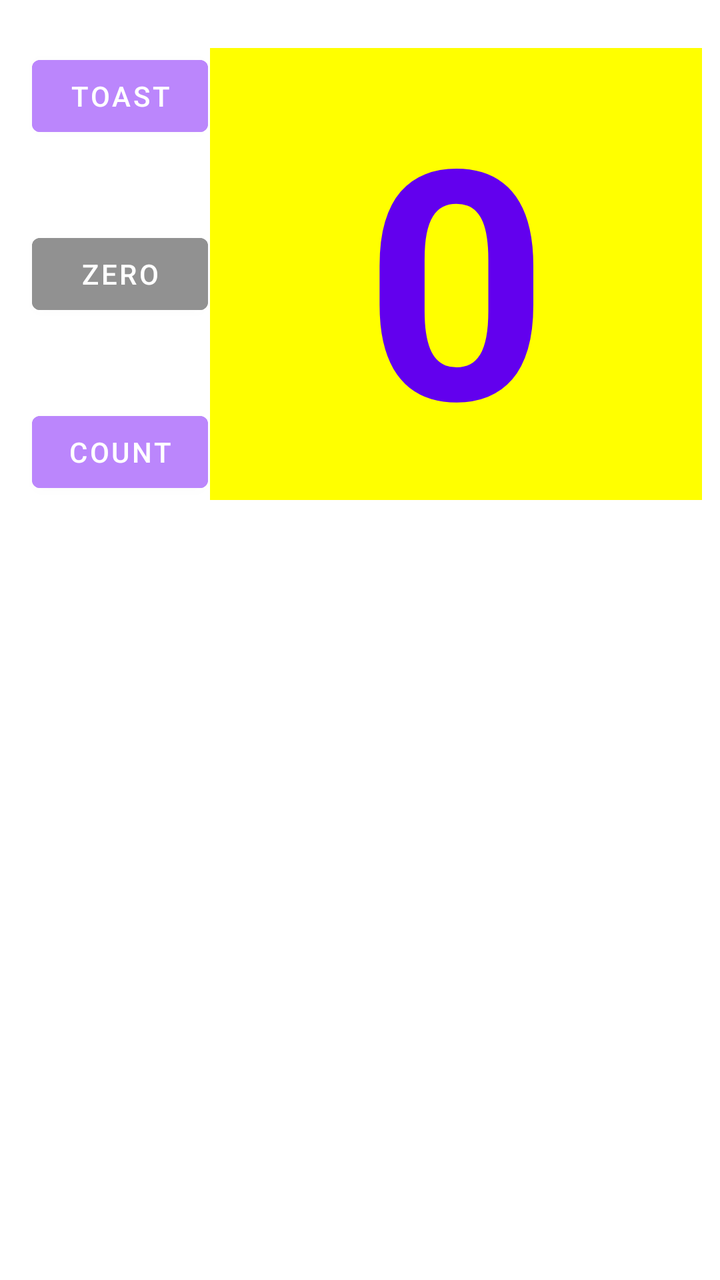
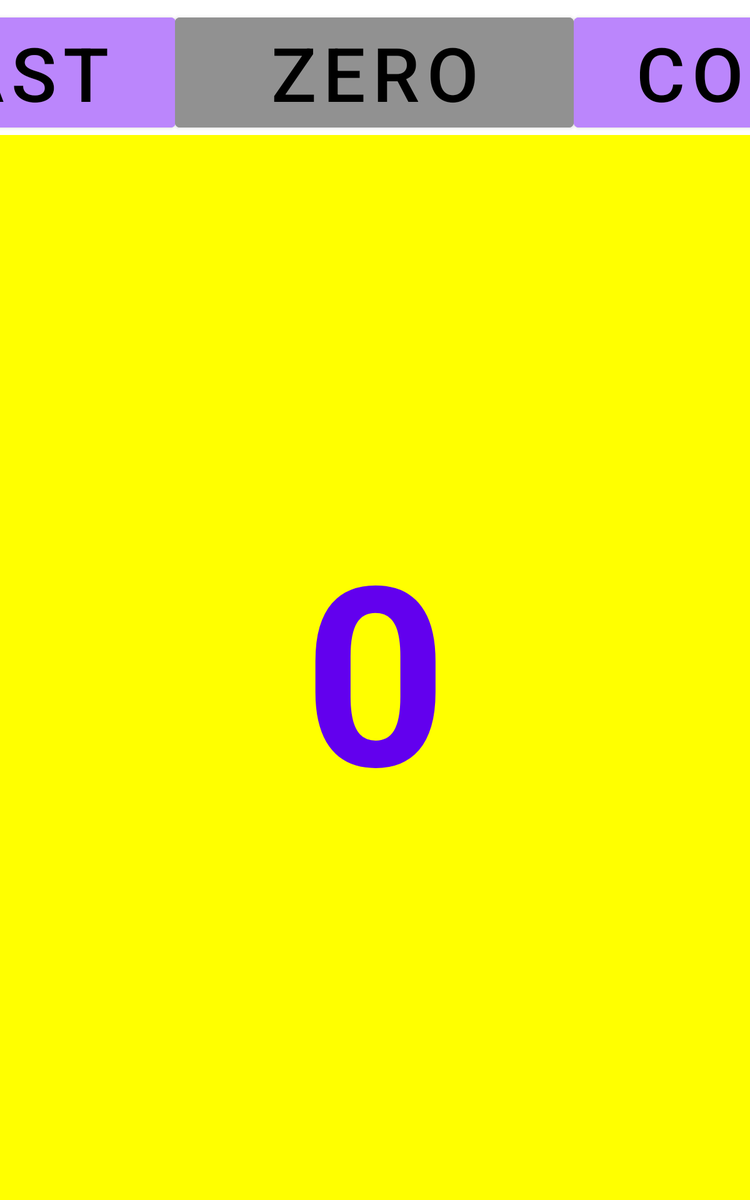

First picture: res/layout/ on a phone held upright. Second picture: the repository's own variant of that layout, on a device whose configuration matches the variant's folder. Source for both follows.
<!-- AndroidManifest.xml: application theme Theme.Aston_DZ_2 -->
<!-- res/layout/activity_third_task.xml -->
<?xml version="1.0" encoding="utf-8"?>
<androidx.constraintlayout.widget.ConstraintLayout xmlns:android="http://schemas.android.com/apk/res/android"
    xmlns:app="http://schemas.android.com/apk/res-auto"
    xmlns:tools="http://schemas.android.com/tools"
    android:layout_width="match_parent"
    android:layout_height="match_parent"
    android:gravity="center_vertical"
    android:orientation="vertical"
    android:padding="8dp"
    tools:context=".MainActivity">

    <Button
        android:id="@+id/button_toast"
        android:layout_width="wrap_content"
        android:layout_height="wrap_content"
        android:layout_alignParentStart="true"
        android:layout_alignParentTop="true"
        android:layout_marginStart="8dp"
        android:backgroundTint="@color/purple_200"
        android:text="@string/button_label_toast"
        android:textColor="@android:color/white"
        app:layout_constraintStart_toStartOf="parent"
        app:layout_constraintTop_toTopOf="@+id/show_count" />

    <TextView
        android:id="@+id/show_count"
        android:layout_width="246dp"
        android:layout_height="226dp"
        android:layout_marginTop="16dp"
        android:layout_toRightOf="@id/button_toast"
        android:background="#FFFF00"
        android:gravity="center"
        android:text="@string/count_initial_value"
        android:textColor="@color/purple_500"
        android:textSize="160sp"
        android:textStyle="bold"
        app:layout_constraintEnd_toEndOf="parent"
        app:layout_constraintStart_toEndOf="@+id/button_toast"
        app:layout_constraintTop_toTopOf="parent" />

    <Button
        android:id="@+id/button_zero"
        android:layout_width="wrap_content"
        android:layout_height="wrap_content"
        android:layout_below="@id/button_toast"
        android:backgroundTint="@color/grey"
        android:text="@string/zero"
        android:textColor="@android:color/white"
        app:layout_constraintBottom_toTopOf="@+id/button_count"
        app:layout_constraintStart_toStartOf="@+id/button_toast"
        app:layout_constraintTop_toBottomOf="@+id/button_toast" />

    <Button
        android:id="@+id/button_count"
        android:layout_width="wrap_content"
        android:layout_height="wrap_content"
        android:layout_below="@id/button_zero"

        android:backgroundTint="@color/purple_200"
        android:text="@string/button_label_count"
        android:textColor="@android:color/white"
        app:layout_constraintBottom_toBottomOf="@+id/show_count"
        app:layout_constraintStart_toStartOf="@+id/button_zero" />
</androidx.constraintlayout.widget.ConstraintLayout>
<!-- resources referenced by this layout -->
<resources>
  <color name="grey">#919191</color>
  <color name="purple_200">#FFBB86FC</color>
  <color name="purple_500">#FF6200EE</color>
  <string name="button_label_count">Count</string>
  <string name="button_label_toast">Toast</string>
  <string name="count_initial_value">0</string>
  <string name="zero">Zero</string>
  <style name="Theme.Aston_DZ_2" parent="Theme.MaterialComponents.DayNight.DarkActionBar">
          
          <item name="colorPrimary">@color/purple_500</item>
          <item name="colorPrimaryVariant">@color/purple_700</item>
          <item name="colorOnPrimary">@color/white</item>
          
          <item name="colorSecondary">@color/teal_200</item>
          <item name="colorSecondaryVariant">@color/teal_700</item>
          <item name="colorOnSecondary">@color/black</item>
          
          <item name="android:statusBarColor">?attr/colorPrimaryVariant</item>
          
      </style>
  <color name="purple_700">#FF3700B3</color>
  <color name="white">#FFFFFFFF</color>
  <color name="teal_200">#FF03DAC5</color>
  <color name="teal_700">#FF018786</color>
  <color name="black">#FF000000</color>
</resources>
<!-- res/layout-sw600dp/activity_third_task.xml (the repository's variant of the layout above) -->
<!-- drawn on a 7-inch tablet held upright -->
<?xml version="1.0" encoding="utf-8"?>
<androidx.constraintlayout.widget.ConstraintLayout xmlns:android="http://schemas.android.com/apk/res/android"
    xmlns:app="http://schemas.android.com/apk/res-auto"
    xmlns:tools="http://schemas.android.com/tools"
    android:layout_width="match_parent"
    android:layout_height="match_parent"
    tools:context=".MainActivity">

    <Button
        android:id="@+id/button_toast"
        android:layout_width="318dp"
        android:layout_height="0dp"
        android:layout_marginTop="8dp"
        android:backgroundTint="@color/purple_200"
        android:text="@string/button_label_toast"
        android:textColor="@color/black"
        android:textSize="60sp"
        app:layout_constraintEnd_toStartOf="@id/button_zero"
        app:layout_constraintStart_toStartOf="parent"
        app:layout_constraintTop_toTopOf="parent" />

    <Button
        android:id="@+id/button_zero"
        android:layout_width="319dp"
        android:layout_height="0dp"
        android:layout_marginTop="8dp"
        android:backgroundTint="@color/grey"
        android:text="@string/zero"
        android:textColor="@color/black"
        android:textSize="60sp"
        app:layout_constraintBaseline_toBaselineOf="@id/button_toast"
        app:layout_constraintEnd_toStartOf="@id/button_count"
        app:layout_constraintStart_toEndOf="@+id/button_toast"
        app:layout_constraintTop_toTopOf="parent" />

    <Button
        android:id="@+id/button_count"
        android:layout_width="319dp"
        android:layout_height="0dp"
        android:backgroundTint="@color/purple_200"
        android:text="@string/button_label_count"
        android:textColor="@color/black"
        android:textSize="60sp"
        app:layout_constraintBaseline_toBaselineOf="@+id/button_toast"
        app:layout_constraintEnd_toEndOf="parent"
        app:layout_constraintStart_toEndOf="@+id/button_zero" />

    <TextView
        android:id="@+id/show_count"
        android:layout_width="0dp"
        android:layout_height="0dp"
        android:background="#FFFF00"
        android:gravity="center"
        android:text="@string/count_initial_value"
        android:textColor="@color/purple_500"
        android:textSize="200sp"
        android:textStyle="bold"
        app:layout_constraintBottom_toBottomOf="parent"
        app:layout_constraintEnd_toEndOf="parent"
        app:layout_constraintStart_toStartOf="parent"
        app:layout_constraintTop_toBottomOf="@+id/button_toast" />
</androidx.constraintlayout.widget.ConstraintLayout>
<!-- resources referenced by the variant -->
<!-- as a 7-inch tablet held upright resolves them -->
<resources>
  <color name="black">#FF000000</color>
  <color name="grey">#919191</color>
  <color name="purple_200">#FFBB86FC</color>
  <color name="purple_500">#FF6200EE</color>
  <string name="button_label_count">Count</string>
  <string name="button_label_toast">Toast</string>
  <string name="count_initial_value">0</string>
  <string name="zero">Zero</string>
  <style name="Theme.Aston_DZ_2" parent="Theme.MaterialComponents.DayNight.DarkActionBar">
          
          <item name="colorPrimary">@color/purple_500</item>
          <item name="colorPrimaryVariant">@color/purple_700</item>
          <item name="colorOnPrimary">@color/white</item>
          
          <item name="colorSecondary">@color/teal_200</item>
          <item name="colorSecondaryVariant">@color/teal_700</item>
          <item name="colorOnSecondary">@color/black</item>
          
          <item name="android:statusBarColor">?attr/colorPrimaryVariant</item>
          
      </style>
  <color name="purple_700">#FF3700B3</color>
  <color name="white">#FFFFFFFF</color>
  <color name="teal_200">#FF03DAC5</color>
  <color name="teal_700">#FF018786</color>
</resources>
